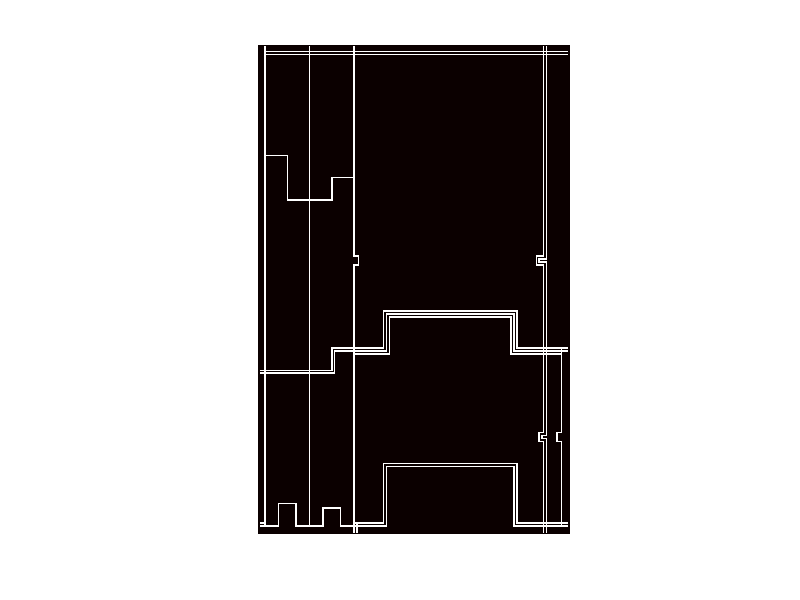

This chart was generated by the following MATLAB code:
%map
clc
clear all
close all
pointn=1;
width=210;
height=330;
A=-1*ones(height,width);

%v(1.1)
A(1:325,5)=1;
%v(2.1)
A(1:325,35)=1;
%v(3.1)
%A(5:327,65)=1;
A(1:143,65)=1;
A(149:330,65)=1;

A(143:149,68)=1;

A(143,65:68)=1;
A(149,65:68)=1;
%v(3.2)
A(323:330,67)=1;
%v(4.1)
%A(1:330,195)=1;
A(1:145,195)=1;

A(145:147,190)=1;

A(145,190:195)=1;
A(147,190:195)=1;

A(147:264,195)=1;
A(266:330,195)=1;

A(264:266,192)=1;

A(264,192:195)=1;
A(266,192:195)=1;
%v(4.2)
%A(1:330,193)=1;
A(1:143,193)=1;

A(143:149,188)=1;

A(143,188:193)=1;
A(149,188:193)=1;

A(149:262,193)=1;
A(268:330,193)=1;

A(262:268,190)=1;

A(262,190:193)=1;
A(268,190:193)=1;
%v(5.1)
%A(205:327,205)=1;
A(205:262,205)=1;
A(268:325,205)=1;

A(262:268,202)=1;

A(262,202:205)=1;
A(268,202:205)=1;
%O(1.1)
A(5,5:209)=1;
%O(1.2)
A(7,5:209)=1;
%O(2.1)
%A(205,65:205)=1;
A(205,65:85)=1;
A(205,175:209)=1;

A(180:205,85)=1;
A(180:205,175)=1;

A(180,85:175)=1;
%O(2.2)
%A(207,65:205)=1;
A(207,65:87)=1;
A(207,173:209)=1;

A(182:207,87)=1;
A(182:207,173)=1;

A(182,87:173)=1;
%O(2.3)
%A(209,65:205)=1;
A(209,65:89)=1;
A(209,171:205)=1;

A(184:209,89)=1;
A(184:209,171)=1;

A(184,89:171)=1;
%O(3.1)
%A(325,65:205)=1;
A(323,1:5)=1;
A(323,65:85)=1;
A(323,175:209)=1;

A(283:323,85)=1;
A(283:323,175)=1;

A(283,85:175)=1;

A(325,1:14)=1;
A(310,14:26)=1;
A(325,26:35)=1;
A(310:325,14)=1;
A(310:325,26)=1;

A(325,35:44)=1;
A(313,44:56)=1;
A(325,56:65)=1;
A(313:325,44)=1;
A(313:325,56)=1;
%O(3.2)
%A(327,65:205)=1;
A(325,65:87)=1;
A(325,173:209)=1;

A(285:325,87)=1;
A(285:325,173)=1;

A(285,87:173)=1;
%R(1)
A(75,5:20)=1;
A(75:105,20)=1;
A(105,20:35)=1;
%R(2.1)
A(220,1:35)=1;
A(220,35:50)=1;
A(205:220,50)=1;
A(205,50:65)=1;
%R(2.2)
A(222,1:37)=1;
A(222,37:52)=1;
A(207:222,52)=1;
A(207,52:65)=1;
%R(3)
A(105,35:50)=1;
A(90:105,50)=1;
A(90,50:65)=1;

%borders
A(1,:)=-1;
A(:,1)=-1;
A(330,:)=-1;
A(:,210)-1;

imshow(A,'InitialMagnification','fit','colormap',hot)

%{
%find starting points on north wall
for column=1:1:width
    if A(1,column)==1;
        a=num2str(column);
        str=['entry point number ',num2str(pointn),' located at A(1,',num2str(column),')'];
        disp(str)
        pointn=pointn+1;
    end
end
%find starting points on south wall
for column=1:1:width
    if A(height,column)==1;
        a=num2str(column);
        str=['entry point number ',num2str(pointn),' located at A(',num2str(height),',',num2str(column),')'];
        disp(str)
        pointn=pointn+1;
    end
end

for row=1:1:height
    if A(height,1)==1;
        a=num2str(column);
        str=['entry point number ',num2str(pointn),' located at A(1',num2str(column),')'];
        disp(str)
        pointn=pointn+1;
    end
end

for row=1:1:height
    if A(height,column)==1;
        a=num2str(column);
        str=['entry point number ',num2str(pointn),' located at A(',num2str(column),',',num2str(column),')'];
        disp(str)
        pointn=pointn+1;
    end
end
%}